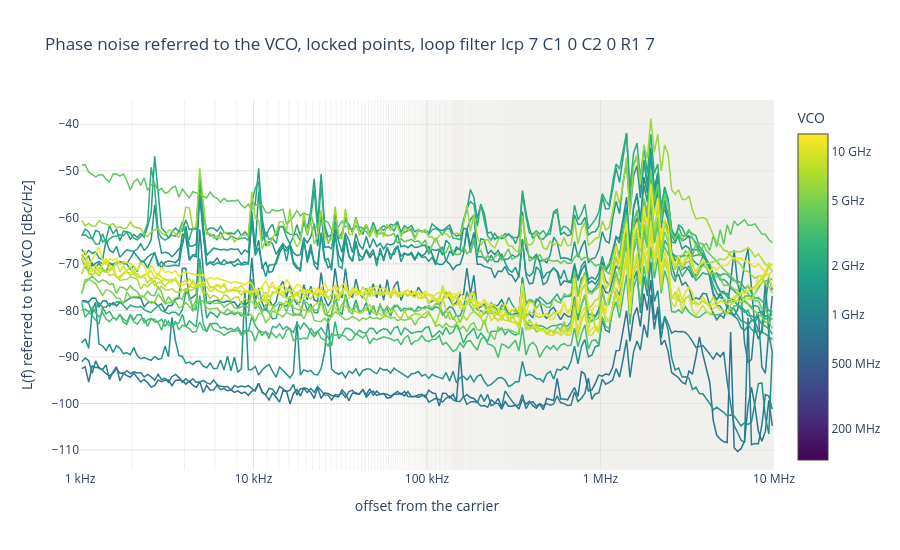

Notebook cell for this chart:
### Code cell
F_start, F_stop = 1e3, 10e6  # offset range shown [Hz]

# Phase noise referred to the VCO (full curve on the pad + 20 log10 N) of every locked point, coloured by the VCO
# frequency. Binned to N_BINS points (linear power average, display only).
fig = go.Figure()
for r in ok.itertuples():
    d = binned(trace_of(r.f_ref, "L_trace"), F_start, F_stop)
    fig.add_scatter(x=d["freq"], y=d["level_dbm"] + 20 * np.log10(r.total_div), mode="lines", showlegend=False,
                    line=dict(color=COLOR_OF[r.f_ref], width=1.5),
                    hovertemplate=f"VCO {r.f_vco / 1e6:.0f} MHz (ref {r.f_ref / 1e6:.3f} MHz)<br>"
                                  "%{x:.3s}Hz: %{y:.1f} dBc/Hz<extra></extra>")
add_colorbar(fig)
fig.update_layout(title=f"Phase noise referred to the VCO, locked points, loop filter {FILTER_TXT}",
                  template="plotly_white", height=550)
fig.update_xaxes(title="offset from the carrier", gridcolor=GRID, **OFFSET_AXIS,
                 range=[np.log10(F_start), np.log10(F_stop)])
fig.update_yaxes(title="L(f) referred to the VCO [dBc/Hz]", gridcolor=GRID)
save(fig, "phase_noise")

### Figure 1 — Plotly figure (JSON) as saved in the notebook; plotly's stock layout.template omitted (floating-point values rounded to 4 significant figures; data arrays with more than 128 entries replaced by an {"elided": "..."} marker saying what was removed)
{"data": [{"hovertemplate": "VCO 720 MHz (ref 5.623 MHz)<br>%{x:.3s}Hz: %{y:.1f} dBc/Hz<extra></extra>", "line": {"color": "rgb(45, 114, 142)", "width": 1.5}, "mode": "lines", "showlegend": false, "type": "scatter", "x": {"elided": "200 float values"}, "y": {"elided": "200 float values"}}, {"hovertemplate": "VCO 906 MHz (ref 7.079 MHz)<br>%{x:.3s}Hz: %{y:.1f} dBc/Hz<extra></extra>", "line": {"color": "rgb(40, 125, 142)", "width": 1.5}, "mode": "lines", "showlegend": false, "type": "scatter", "x": {"elided": "200 float values"}, "y": {"elided": "200 float values"}}, {"hovertemplate": "VCO 1017 MHz (ref 7.943 MHz)<br>%{x:.3s}Hz: %{y:.1f} dBc/Hz<extra></extra>", "line": {"color": "rgb(38, 131, 142)", "width": 1.5}, "mode": "lines", "showlegend": false, "type": "scatter", "x": {"elided": "200 float values"}, "y": {"elided": "200 float values"}}, {"hovertemplate": "VCO 1141 MHz (ref 8.913 MHz)<br>%{x:.3s}Hz: %{y:.1f} dBc/Hz<extra></extra>", "line": {"color": "rgb(36, 138, 141)", "width": 1.5}, "mode": "lines", "showlegend": false, "type": "scatter", "x": {"elided": "200 float values"}, "y": {"elided": "200 float values"}}, {"hovertemplate": "VCO 1280 MHz (ref 10.000 MHz)<br>%{x:.3s}Hz: %{y:.1f} dBc/Hz<extra></extra>", "line": {"color": "rgb(34, 144, 140)", "width": 1.5}, "mode": "lines", "showlegend": false, "type": "scatter", "x": {"elided": "200 float values"}, "y": {"elided": "200 float values"}}, {"hovertemplate": "VCO 1436 MHz (ref 11.220 MHz)<br>%{x:.3s}Hz: %{y:.1f} dBc/Hz<extra></extra>", "line": {"color": "rgb(33, 150, 138)", "width": 1.5}, "mode": "lines", "showlegend": false, "type": "scatter", "x": {"elided": "200 float values"}, "y": {"elided": "200 float values"}}, {"hovertemplate": "VCO 1611 MHz (ref 12.589 MHz)<br>%{x:.3s}Hz: %{y:.1f} dBc/Hz<extra></extra>", "line": {"color": "rgb(31, 157, 137)", "width": 1.5}, "mode": "lines", "showlegend": false, "type": "scatter", "x": {"elided": "200 float values"}, "y": {"elided": "200 float values"}}, {"hovertemplate": "VCO 1808 MHz (ref 14.125 MHz)<br>%{x:.3s}Hz: %{y:.1f} dBc/Hz<extra></extra>", "line": {"color": "rgb(35, 162, 134)", "width": 1.5}, "mode": "lines", "showlegend": false, "type": "scatter", "x": {"elided": "200 float values"}, "y": {"elided": "200 float values"}}, {"hovertemplate": "VCO 2029 MHz (ref 15.849 MHz)<br>%{x:.3s}Hz: %{y:.1f} dBc/Hz<extra></extra>", "line": {"color": "rgb(40, 168, 131)", "width": 1.5}, "mode": "lines", "showlegend": false, "type": "scatter", "x": {"elided": "200 float values"}, "y": {"elided": "200 float values"}}, {"hovertemplate": "VCO 2276 MHz (ref 17.783 MHz)<br>%{x:.3s}Hz: %{y:.1f} dBc/Hz<extra></extra>", "line": {"color": "rgb(45, 174, 127)", "width": 1.5}, "mode": "lines", "showlegend": false, "type": "scatter", "x": {"elided": "200 float values"}, "y": {"elided": "200 float values"}}, {"hovertemplate": "VCO 2554 MHz (ref 19.953 MHz)<br>%{x:.3s}Hz: %{y:.1f} dBc/Hz<extra></extra>", "line": {"color": "rgb(50, 179, 123)", "width": 1.5}, "mode": "lines", "showlegend": false, "type": "scatter", "x": {"elided": "200 float values"}, "y": {"elided": "200 float values"}}, {"hovertemplate": "VCO 3215 MHz (ref 25.119 MHz)<br>%{x:.3s}Hz: %{y:.1f} dBc/Hz<extra></extra>", "line": {"color": "rgb(70, 190, 111)", "width": 1.5}, "mode": "lines", "showlegend": false, "type": "scatter", "x": {"elided": "200 float values"}, "y": {"elided": "200 float values"}}, {"hovertemplate": "VCO 4048 MHz (ref 31.623 MHz)<br>%{x:.3s}Hz: %{y:.1f} dBc/Hz<extra></extra>", "line": {"color": "rgb(96, 200, 96)", "width": 1.5}, "mode": "lines", "showlegend": false, "type": "scatter", "x": {"elided": "200 float values"}, "y": {"elided": "200 float values"}}, {"hovertemplate": "VCO 4542 MHz (ref 35.481 MHz)<br>%{x:.3s}Hz: %{y:.1f} dBc/Hz<extra></extra>", "line": {"color": "rgb(109, 205, 89)", "width": 1.5}, "mode": "lines", "showlegend": false, "type": "scatter", "x": {"elided": "200 float values"}, "y": {"elided": "200 float values"}}, {"hovertemplate": "VCO 5096 MHz (ref 39.811 MHz)<br>%{x:.3s}Hz: %{y:.1f} dBc/Hz<extra></extra>", "line": {"color": "rgb(124, 209, 79)", "width": 1.5}, "mode": "lines", "showlegend": false, "type": "scatter", "x": {"elided": "200 float values"}, "y": {"elided": "200 float values"}}, {"hovertemplate": "VCO 6415 MHz (ref 50.119 MHz)<br>%{x:.3s}Hz: %{y:.1f} dBc/Hz<extra></extra>", "line": {"color": "rgb(156, 216, 59)", "width": 1.5}, "mode": "lines", "showlegend": false, "type": "scatter", "x": {"elided": "200 float values"}, "y": {"elided": "200 float values"}}, {"hovertemplate": "VCO 7198 MHz (ref 56.234 MHz)<br>%{x:.3s}Hz: %{y:.1f} dBc/Hz<extra></extra>", "line": {"color": "rgb(172, 220, 49)", "width": 1.5}, "mode": "lines", "showlegend": false, "type": "scatter", "x": {"elided": "200 float values"}, "y": {"elided": "200 float values"}}, {"hovertemplate": "VCO 8076 MHz (ref 63.096 MHz)<br>%{x:.3s}Hz: %{y:.1f} dBc/Hz<extra></extra>", "line": {"color": "rgb(188, 223, 42)", "width": 1.5}, "mode": "lines", "showlegend": false, "type": "scatter", "x": {"elided": "200 float values"}, "y": {"elided": "200 float values"}}, {"hovertemplate": "VCO 9062 MHz (ref 70.795 MHz)<br>%{x:.3s}Hz: %{y:.1f} dBc/Hz<extra></extra>", "line": {"color": "rgb(204, 225, 41)", "width": 1.5}, "mode": "lines", "showlegend": false, "type": "scatter", "x": {"elided": "200 float values"}, "y": {"elided": "200 float values"}}, {"hovertemplate": "VCO 10167 MHz (ref 79.433 MHz)<br>%{x:.3s}Hz: %{y:.1f} dBc/Hz<extra></extra>", "line": {"color": "rgb(221, 227, 40)", "width": 1.5}, "mode": "lines", "showlegend": false, "type": "scatter", "x": {"elided": "200 float values"}, "y": {"elided": "200 float values"}}, {"hovertemplate": "VCO 11408 MHz (ref 89.125 MHz)<br>%{x:.3s}Hz: %{y:.1f} dBc/Hz<extra></extra>", "line": {"color": "rgb(237, 229, 38)", "width": 1.5}, "mode": "lines", "showlegend": false, "type": "scatter", "x": {"elided": "200 float values"}, "y": {"elided": "200 float values"}}, {"hoverinfo": "skip", "marker": {"cmax": 10.11, "cmin": 8.107, "color": [8.107], "colorbar": {"ticktext": ["200 MHz", "500 MHz", "1 GHz", "2 GHz", "5 GHz", "10 GHz"], "tickvals": [8.301, 8.699, 9.0, 9.301, 9.699, 10.0], "title": {"text": "VCO"}}, "colorscale": [[0, "#440154"], [0.1111, "#482878"], [0.2222, "#3e4989"], [0.3333, "#31688e"], [0.4444, "#26828e"], [0.5556, "#1f9e89"], [0.6667, "#35b779"], [0.7778, "#6ece58"], [0.8889, "#b5de2b"], [1, "#fde725"]]}, "mode": "markers", "showlegend": false, "type": "scatter", "x": [null], "y": [null]}], "layout": {"height": 550, "title": {"text": "Phase noise referred to the VCO, locked points, loop filter Icp 7 C1 0 C2 0 R1 7"}, "xaxis": {"gridcolor": "#e4e3df", "minor": {"gridcolor": "#f1f0ed", "showgrid": true}, "range": [3, 7], "ticktext": ["100 Hz", "1 kHz", "10 kHz", "100 kHz", "1 MHz", "10 MHz", "100 MHz"], "tickvals": [100, 1000, 10000, 100000, 1000000, 10000000, 100000000], "title": {"text": "offset from the carrier"}, "type": "log"}, "yaxis": {"gridcolor": "#e4e3df", "title": {"text": "L(f) referred to the VCO [dBc/Hz]"}}}}
